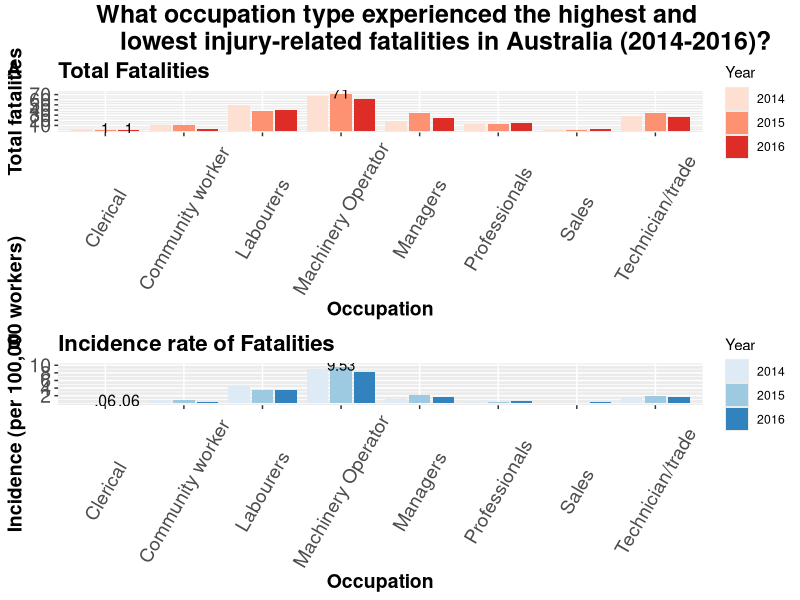

The R source for this figure:
## ---- chunk 1
library(readxl)
library(openxlsx)
library(tidyr)
library(dplyr)
library(ggplot2)
library(reshape2)
library(RColorBrewer)
library(cowplot)
library(formatR)
library(knitr)
opts_chunk$set(tidy.opts=list(width.cutoff=60),tidy=TRUE)
## ---- chunk 2
#load table
injuries <- read_excel("traumatic_injuries.xlsx", range = "A5:K57")
total_fatalities <- injuries[,1:6]
colnames(total_fatalities) <- c("Occupation", total_fatalities[1, 2:6])
total_fatalities <- total_fatalities[-1,]

#Take only last three years statistics and only the occupation groups
total_subset <- total_fatalities %>% select(Occupation, `2014`, `2015`, `2016`)
total_groups <- total_subset %>% filter(Occupation %in% c("Machinery Operators and Drivers", "Labourers", "Technicians and Trades Workers", "Managers", "Professionals", "Community and Personal Service Workers", "Sales Workers", "Clerical and Administrative Workers"))

#Convert from wide to long format data
total_groups <- reshape2::melt(total_groups, id.vars ="Occupation", variable.name = "Year", value.name = "Total fatalities")

## ---- chunk 3
#take last 3 years of incidence statistics
incidence <- injuries[,c(1, 9:11)]
colnames(incidence) <- c("Occupation", "2014", "2015", "2016")
incidence <- incidence[-1,]

#Take only the occupation groups
incidence <- incidence %>% filter(Occupation %in% c("Machinery Operators and Drivers", "Labourers", "Technicians and Trades Workers", "Managers", "Professionals", "Community and Personal Service Workers", "Sales Workers", "Clerical and Administrative Workers"))

#Convert from wide to long format data
incidence_groups <- reshape2::melt(incidence, id.vars ="Occupation", variable.name = "Year", value.name = "Incidence rate")

## ---- chunk 4
#merging incidence and total
merged_injuries <- cbind(total_groups, incidence = round(incidence_groups[,3], digits = 2))
merged_injuries$Occupation <- as.factor(merged_injuries$Occupation)
merged_injuries$Occupation <- factor(merged_injuries$Occupation, labels = c("Clerical", "Community worker", "Labourers", "Machinery Operator", "Managers", "Professionals", "Sales", "Technician/trade"))


## ---- chunk 5
#Section 1: fatalities
Fatalities <- ggplot(data = merged_injuries, aes(x = Occupation, y = `Total fatalities`), fill = Year) 

Fatalities2 <- Fatalities + geom_col(position = "dodge2", aes(fill = Year)) + theme(axis.text.x=element_text(angle = 60, vjust = 0.5)) + scale_fill_manual(values = colorRampPalette(brewer.pal(3, "Reds"))(3))

Fatalities3 <- Fatalities2 + scale_y_continuous(breaks=1:7*10)

Fatalities4 <- Fatalities3 + labs(title = "Total Fatalities", x = "Occupation", y = "Total fatalities") + annotate("text", x = c(1.0,1.3), y = c(4,4), label = "1", size = 4) + annotate("text", x = 4, y = 74, label = "71") + theme(plot.title = element_text(size = 16, face = "bold"), axis.text = element_text(size = 14), axis.title = element_text(size = 14, face = "bold"))

## ---- chunk 6
#Section 2: incidence

Incidence <- ggplot(data = merged_injuries, aes(x = Occupation, y = incidence), fill = Year) 

Incidence2 <- Incidence + geom_col(position = "dodge2", aes(fill = Year)) + theme(axis.text.x=element_text(angle = 60, vjust = 0.5)) + scale_fill_manual(values = colorRampPalette(brewer.pal(3, "Blues"))(3))

Incidence3 <- Incidence2 + scale_y_continuous(breaks=2*1.0:5.0)

Incidence4 <- Incidence3 + labs(title = "Incidence rate of Fatalities", x = "Occupation", y = "Incidence (per 100,000 workers)") + annotate("text", x = c(1.0,1.3), y = c(.75,0.75), label = c(".06", ".06"), size = 4) + annotate("text", x = 4, y = 10, label = "9.53", size = 3.8) + theme(plot.title = element_text(size = 16, face = "bold"), axis.text = element_text(size = 14), axis.title = element_text(size = 14, face = "bold"))

## ---- chunk 7
# Unify the plot sections together

title_theme <- ggdraw() +
  draw_label("What occupation type experienced the highest and 
             lowest injury-related fatalities in Australia (2014-2016)?",
             fontface = "bold", size = 18)

p <- plot_grid(Fatalities4,
          Incidence4,
          labels = c('A', 'B'),
          nrow = 2)

plot_grid(title_theme, p, ncol = 1, rel_heights = c(0.1,1))
